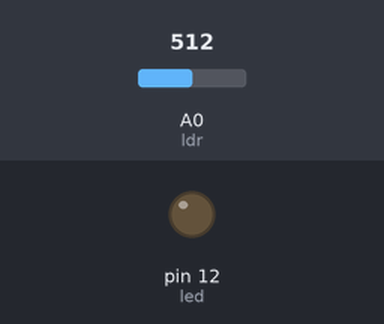
A sketch run on a simulated Arduino Uno, built with avr-gcc and run on an emulated ATmega328P. Parts: output pins drawn as LEDs (lit = HIGH). The test bench sets the inputs (shaded band); at power-on: A0 (ldr) = 512.

Above: at 1.2 s.
1.3 s: A0 (ldr) set to 522
At 2.0 s:
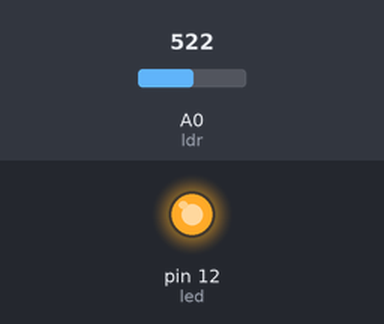
2.8 s: A0 (ldr) set to 511
At 3.1 s:
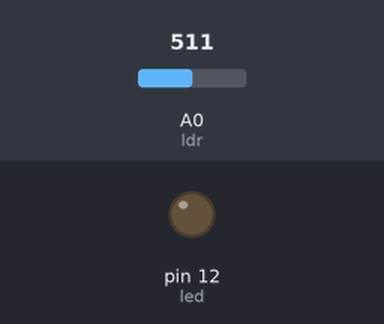
4.3 s: A0 (ldr) set to 716
At 5.5 s:
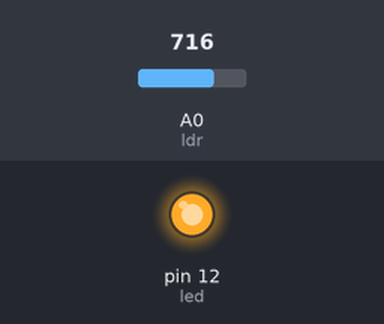
Timing chart, 0 to 7.3 s (numbered marks = the images above; inputs shaded):
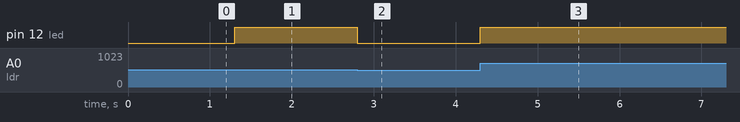

Measured:
- the behaviour switches between 513 and 514 on A0 (ldr) (found by bisection; images 0 and 1)
- after the input at 1.3 s, pin 12 (led): LOW → HIGH at once
- after the input at 2.8 s, pin 12 (led): HIGH → LOW at once
- after the input at 4.3 s, pin 12 (led): LOW → HIGH at once

The sketch:

autobrightness.ino
```cpp
const int ldr=A0;
const int led =12;
int val;
void setup() {
  // put your setup code here, to run once:
pinMode(led,OUTPUT);
}

void loop() {
  // put your main code here, to run repeatedly:
 val=analogRead(ldr);
 val=map(val,0,1023,0,255);
 analogWrite(led,val);

}
```
